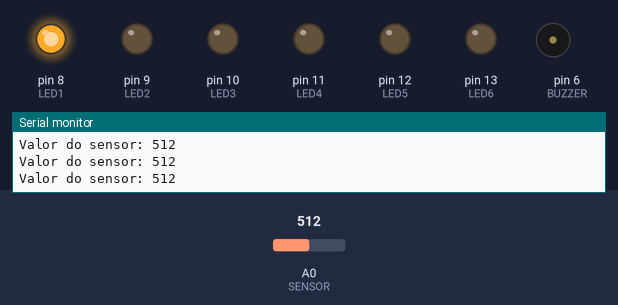
This sketch was run on a simulated Arduino Uno, built with avr-gcc and run on an emulated ATmega328P. Shown: output pins drawn as LEDs (lit = HIGH), buzzer (waves = sounding, pin HIGH), the last lines printed to the serial monitor. The inputs (shaded band) are chosen by the test bench; at power-on: A0 (SENSOR) = 512.

Above: at 1.2 s.
1.3 s: A0 (SENSOR) set to 0
At 2.5 s:
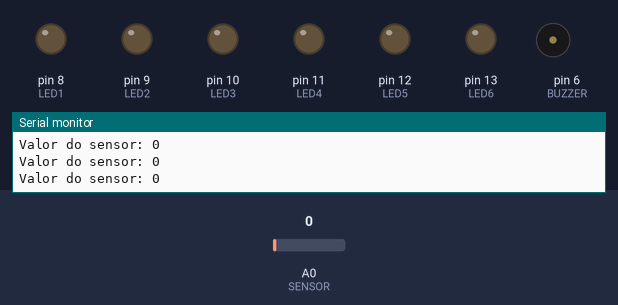
2.8 s: A0 (SENSOR) set to 716
At 3.9 s:
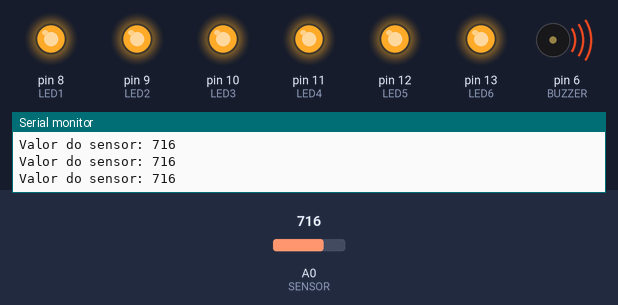
4.3 s: A0 (SENSOR) set to 573
7.3 s: A0 (SENSOR) set to 560
At 8.5 s:
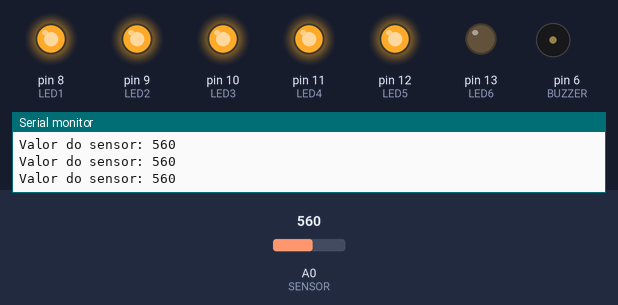
8.8 s: A0 (SENSOR) set to 511
At 10.3 s:
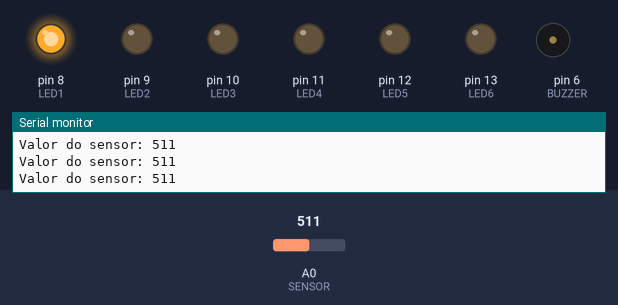
Timing chart, 0 to 11.8 s (numbered marks = the images above; inputs shaded):
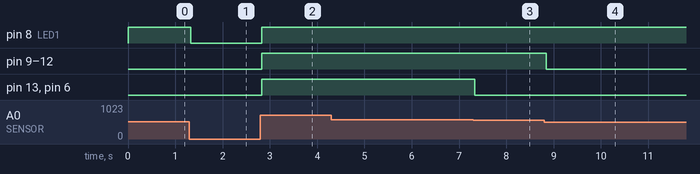

Measured:
- the behaviour switches between 561 and 560 on A0 (SENSOR) (found by bisection; images 2 and 3)
- after the input at 1.3 s, pin 8 (LED1): HIGH → LOW at once
- after the input at 2.8 s, pin 8 (LED1), pin 9 (LED2), pin 10 (LED3), pin 11 (LED4), pin 12 (LED5), pin 13 (LED6), pin 6 (BUZZER): LOW → HIGH at once
- after the input at 7.3 s, pin 13 (LED6), pin 6 (BUZZER): HIGH → LOW at once
- after the input at 8.8 s, pin 9 (LED2), pin 10 (LED3), pin 11 (LED4), pin 12 (LED5): HIGH → LOW at once

The sketch:

termometro.ino
```cpp
const int SENSOR = 0;
const int BUZZER = 6;
const int LED1 = 8;
const int LED2 = 9;
const int LED3 = 10;
const int LED4 = 11;
const int LED5 = 12;
const int LED6 = 13;

int sensor_value = 0;

void setup () {
  pinMode(BUZZER, OUTPUT);
  pinMode(LED1, OUTPUT);
  pinMode(LED2, OUTPUT);
  pinMode(LED3, OUTPUT);
  pinMode(LED4, OUTPUT);
  pinMode(LED5, OUTPUT);
  pinMode(LED6, OUTPUT);

  Serial.begin(9600);
}

void loop () {
  sensor_value = analogRead(SENSOR);
  Serial.print("Valor do sensor: ");
  Serial.println(sensor_value);

  turnOnOff(LED1, sensor_value, 0);
  turnOnOff(LED2, sensor_value, 540);
  turnOnOff(LED3, sensor_value, 545);
  turnOnOff(LED4, sensor_value, 550);
  turnOnOff(LED5, sensor_value, 555);
  turnOnOff(LED6, sensor_value, 560);
  turnOnOff(BUZZER, sensor_value, 560);
}

void turnOnOff (int led, int value, int threshold) {
  digitalWrite(led, value > threshold ? HIGH : LOW);
}
```
